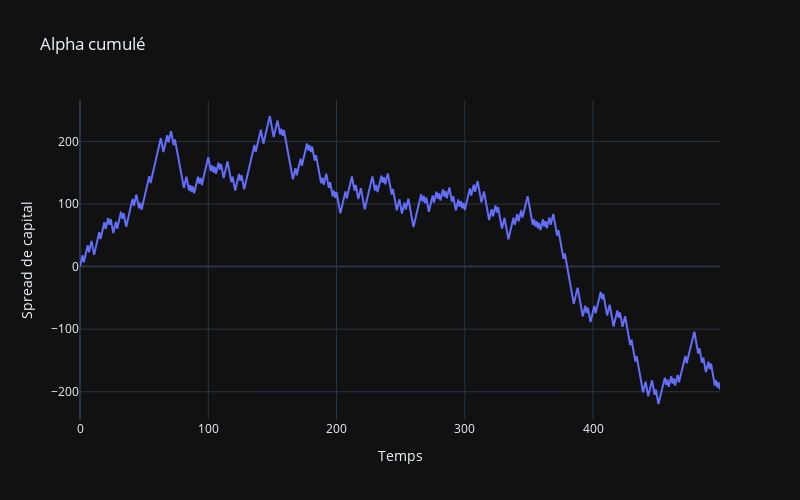

The notebook cell saved with this chart:
### Code cell
fig_alpha = go.Figure()

fig_alpha.add_trace(
    go.Scatter(
        y=alpha, name="Alpha cumulé (Equity - Benchmark)", line=dict(width=2)
    )
)

fig_alpha.update_layout(
    title="Alpha cumulé",
    xaxis_title="Temps",
    yaxis_title="Spread de capital",
    template="plotly_dark",
    width=800,
    height=500
)

fig_alpha.show()

### Figure 1 — Plotly figure (JSON) as saved in the notebook; plotly's stock layout.template omitted (floating-point values rounded to 4 significant figures; data arrays with more than 128 entries replaced by an {"elided": "..."} marker saying what was removed)
{"data": [{"line": {"width": 2}, "name": "Alpha cumulé (Equity - Benchmark)", "type": "scatter", "y": {"elided": "500 float values"}}], "layout": {"height": 500, "title": {"text": "Alpha cumulé"}, "width": 800, "xaxis": {"title": {"text": "Temps"}}, "yaxis": {"title": {"text": "Spread de capital"}}}}
